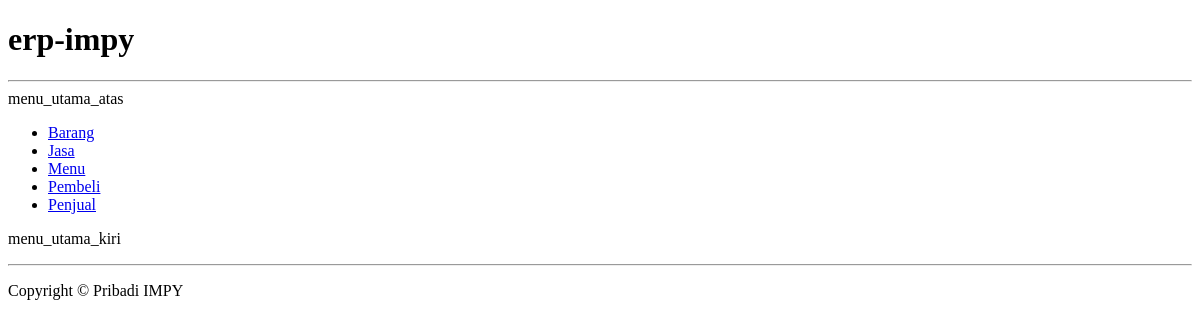
Before: / with the older database file.
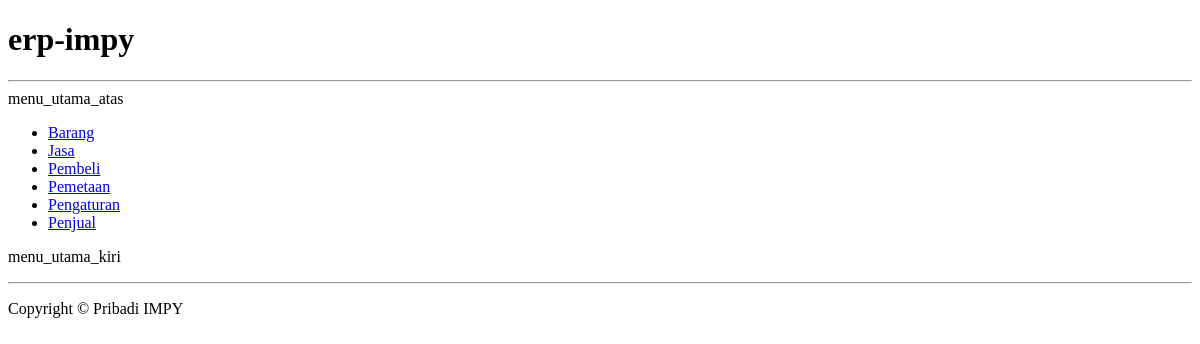
After: the same page with the newer database file.
### tables this page shows
CREATE TABLE `menu` (
  `id` int(11) NOT NULL,
  `menu_id` int(11) NOT NULL DEFAULT 0,
  `nama` varchar(255) NOT NULL,
  `module` varchar(255) NOT NULL,
  `posisi_menu` enum('menu_utama_atas','menu_utama_kiri','menu_utama_kanan','menu_utama_bawah','menu_isi_atas','menu_isi_kiri','menu_isi_kanan','menu_isi_bawah') NOT NULL DEFAULT 'menu_utama_atas',
  `urutan` int(11) NOT NULL,
  `aktif` enum('Y','T') NOT NULL DEFAULT 'Y'
);

### index.php (called while the page is built, shortened)
<?php
include('tampilan.php');

### menu_utama_atas.php (the view)
menu_utama_atas
<?php
$sql="SELECT id,nama FROM menu WHERE menu_id='0' AND posisi_menu='menu_utama_atas' AND aktif='Y' ORDER BY urutan,nama";
$rs=$db->query($sql);
?>
<ul>
    <?php while ($row=$rs->fetch_object()) { ?>
    <li>
        <a href="index.php?mid=<?=$row->id?>">
            <?=$row->nama?>
        </a>
    </li>
    <?php } ?>
</ul>

### tampilan.php (shortened to what this page needs)
<!DOCTYPE html>
<html>
<head>
</head>
<body>
    <?php include 'header.php'; ?>
    <?php include 'menu_utama_atas.php'; ?>
    <?php include 'menu_utama_kiri.php'; ?>
    <?php include 'footer.php'; ?>
</body>
</html>

### header.php
<h1>erp-impy</h1>
<hr>

### menu_utama_kiri.php (shortened to what this page needs)
menu_utama_kiri

### footer.php
<hr>
<p>Copyright &copy; Pribadi IMPY</p>

Changed rows visible on the page:
no longer on this page (row edited): menu: nama "Menu"
added menu: nama "Pemetaan"
added menu: nama "Pengaturan"
